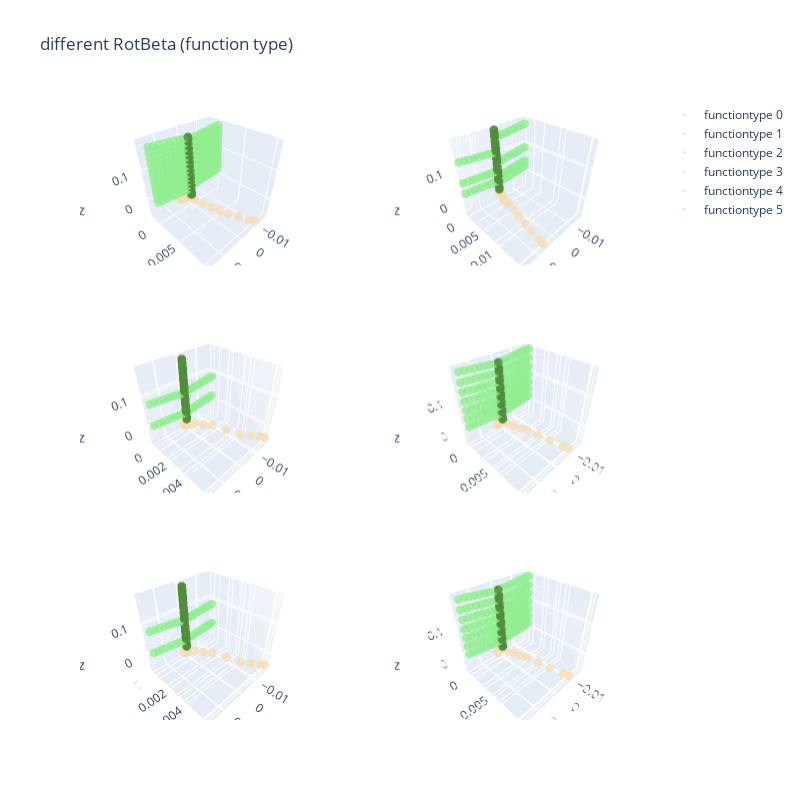

The cell this chart's notebook holds for it:
### Code cell
fig = make_subplots(
    rows=3, cols=2,
    specs=[[{'type': 'scatter3d'}, {'type': 'scatter3d'}],
           [{'type': 'scatter3d'}, {'type': 'scatter3d'}],
           [{'type': 'scatter3d'}, {'type': 'scatter3d'}]])

name = 'testXML'
change_parameter('testXML', 'testXML', 'stem', '1', 'lmax', 'value','20')
change_parameter('testXML', 'testXML', 'leaf', '2', 'RotBeta', 'value','1')
change_parameter('testXML', 'testXML', 'stem', '1', 'ln', 'functiontype','0')
smallplant1 = CPlantBox(name, time, name) # make a plant object in python
fig1 = visual_plant_sub(smallplant1,name="functiontype 0")

name = 'testXML'
change_parameter('testXML', 'testXML', 'stem', '1', 'ln', 'functiontype','1')
smallplant2 = CPlantBox(name, time, name) # make a plant object in python
fig2 = visual_plant_sub(smallplant2,name="functiontype 1")

name = 'testXML'
change_parameter('testXML', 'testXML', 'stem', '1', 'ln', 'functiontype','2')
smallplant3 = CPlantBox(name, time, name) # make a plant object in python
fig3 = visual_plant_sub(smallplant3,name="functiontype 2")

name = 'testXML'
change_parameter('testXML', 'testXML', 'stem', '1', 'ln', 'functiontype','3')
smallplant4 = CPlantBox(name, time, name) # make a plant object in python
fig4 = visual_plant_sub(smallplant4,name="functiontype 3")

name = 'testXML'
change_parameter('testXML', 'testXML', 'stem', '1', 'ln', 'functiontype','2')
smallplant5 = CPlantBox(name, time, name) # make a plant object in python
fig5 = visual_plant_sub(smallplant3,name="functiontype 4")

name = 'testXML'
change_parameter('testXML', 'testXML', 'stem', '1', 'ln', 'functiontype','3')
smallplant6 = CPlantBox(name, time, name) # make a plant object in python
fig6 = visual_plant_sub(smallplant4,name="functiontype 5")

fig.add_trace(fig1, 1, 1 )
fig.add_trace(fig2, 1, 2)
fig.add_trace(fig3, 2, 1)
fig.add_trace(fig4, 2, 2)
fig.add_trace(fig5, 3, 1)
fig.add_trace(fig6, 3, 2)

fig.update_layout(
    title_text='different RotBeta (function type)',
    height=800,
    width=800
)

fig.show()

### Figure 1 — Plotly figure (JSON) as saved in the notebook; plotly's stock layout.template omitted (floating-point values rounded to 4 significant figures; data arrays with more than 128 entries replaced by an {"elided": "..."} marker saying what was removed)
{"data": [{"marker": {"color": {"elided": "307 int values"}, "colorscale": [[0, "wheat"], [0.5, "darkgreen"], [1, "lightgreen"]], "opacity": 0.8, "size": 3}, "mode": "markers", "name": "functiontype 0", "scene": "scene", "type": "scatter3d", "x": {"elided": "307 float values"}, "y": {"elided": "307 float values"}, "z": {"elided": "307 float values"}}, {"marker": {"color": {"elided": "161 int values"}, "colorscale": [[0, "wheat"], [0.5, "darkgreen"], [1, "lightgreen"]], "opacity": 0.8, "size": 3}, "mode": "markers", "name": "functiontype 1", "scene": "scene2", "type": "scatter3d", "x": {"elided": "161 float values"}, "y": {"elided": "161 float values"}, "z": {"elided": "161 float values"}}, {"marker": {"color": {"elided": "137 int values"}, "colorscale": [[0, "wheat"], [0.5, "darkgreen"], [1, "lightgreen"]], "opacity": 0.8, "size": 3}, "mode": "markers", "name": "functiontype 2", "scene": "scene3", "type": "scatter3d", "x": {"elided": "137 float values"}, "y": {"elided": "137 float values"}, "z": {"elided": "137 float values"}}, {"marker": {"color": {"elided": "219 int values"}, "colorscale": [[0, "wheat"], [0.5, "darkgreen"], [1, "lightgreen"]], "opacity": 0.8, "size": 3}, "mode": "markers", "name": "functiontype 3", "scene": "scene4", "type": "scatter3d", "x": {"elided": "219 float values"}, "y": {"elided": "219 float values"}, "z": {"elided": "219 float values"}}, {"marker": {"color": {"elided": "137 int values"}, "colorscale": [[0, "wheat"], [0.5, "darkgreen"], [1, "lightgreen"]], "opacity": 0.8, "size": 3}, "mode": "markers", "name": "functiontype 4", "scene": "scene5", "type": "scatter3d", "x": {"elided": "137 float values"}, "y": {"elided": "137 float values"}, "z": {"elided": "137 float values"}}, {"marker": {"color": {"elided": "219 int values"}, "colorscale": [[0, "wheat"], [0.5, "darkgreen"], [1, "lightgreen"]], "opacity": 0.8, "size": 3}, "mode": "markers", "name": "functiontype 5", "scene": "scene6", "type": "scatter3d", "x": {"elided": "219 float values"}, "y": {"elided": "219 float values"}, "z": {"elided": "219 float values"}}], "layout": {"height": 800, "scene": {"aspectmode": "auto", "aspectratio": {"x": 1, "y": 1, "z": 1}, "domain": {"x": [0, 0.45], "y": [0.7333, 1]}}, "scene2": {"aspectmode": "auto", "aspectratio": {"x": 1, "y": 1, "z": 1}, "domain": {"x": [0.55, 1], "y": [0.7333, 1]}}, "scene3": {"aspectmode": "auto", "aspectratio": {"x": 1, "y": 1, "z": 1}, "domain": {"x": [0, 0.45], "y": [0.3667, 0.6333]}}, "scene4": {"aspectmode": "auto", "aspectratio": {"x": 1, "y": 1, "z": 1}, "domain": {"x": [0.55, 1], "y": [0.3667, 0.6333]}}, "scene5": {"aspectmode": "auto", "aspectratio": {"x": 1, "y": 1, "z": 1}, "domain": {"x": [0, 0.45], "y": [0, 0.2667]}}, "scene6": {"aspectmode": "auto", "aspectratio": {"x": 1, "y": 1, "z": 1}, "domain": {"x": [0.55, 1], "y": [0, 0.2667]}}, "title": {"text": "different RotBeta (function type)"}, "width": 800}}
